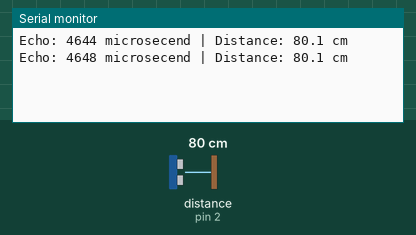
Recording of a sketch running on a simulated Arduino Uno, built with avr-gcc and run on an emulated ATmega328P. Parts: the last lines printed to the serial monitor. Wiring (inferred from the names in the program): ultrasonic range finder: trigger pin 7; echo pin 2. The inputs (shaded band) are chosen by the test bench; at power-on: distance to the obstacle (sensor on pin 2) 80 cm. The echo pulse lasts 58.3 µs per cm.

Above: at 1.2 s.
1.3 s: distance to the obstacle (sensor on pin 2) set to 2 cm
At 1.91 s:
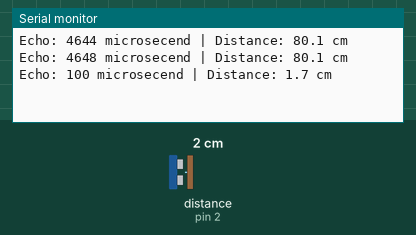
2.8 s: distance to the obstacle (sensor on pin 2) set to 4 cm
At 2.91 s:
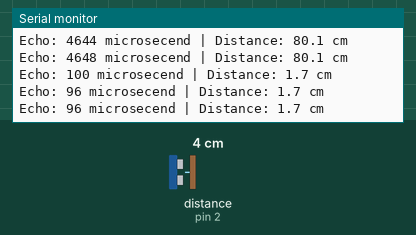
Timing chart, 0 to 5.8 s (numbered marks = the images above; inputs shaded):
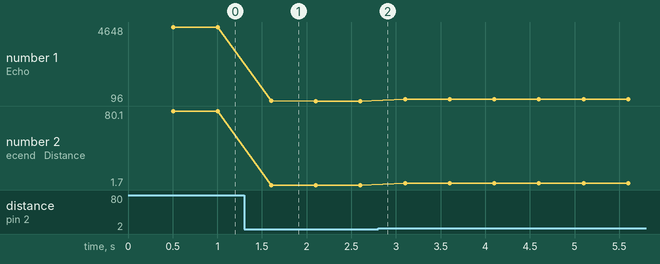

The sketch:

task3_sonar_reader.ino
```cpp
const byte trig_pin = 7;
const byte echo_pin = 2;

volatile unsigned long echostart = 0;
volatile unsigned long echoDuration = 0;
volatile bool measurementReady = false;

void echo_changed(){

  if(digitalRead(echo_pin)==HIGH){
    echostart = micros();
  }


  else{
    echoDuration = micros() - echostart;
    measurementReady = true;
  }
}


void setup() {
  Serial.begin(9600);


  pinMode(trig_pin, OUTPUT);
  pinMode(echo_pin, INPUT);

  digitalWrite(trig_pin,LOW);

  attachInterrupt(
    digitalPinToInterrupt(echo_pin),
    echo_changed,
    CHANGE
  );
}

void loop() {

  static unsigned long previoustrigger = 0;
  unsigned long now = millis();

  if(now - previoustrigger >=100){

    previoustrigger = now;

    digitalWrite(trig_pin, LOW);
    delayMicroseconds(2);

    digitalWrite(trig_pin, HIGH);
    delayMicroseconds(10);

    digitalWrite(trig_pin, LOW);


  }

  if(measurementReady){
    noInterrupts();

    unsigned long duration = echoDuration;
    measurementReady = false;

    interrupts();

    static unsigned long lastprint = 0;

    if(duration > 0 && millis() - lastprint >= 500){

      lastprint = millis();

      float distance =duration /58.0;

      Serial.print("Echo: ");
      Serial.print(duration);
      Serial.print(" microsecend | Distance: ");

      Serial.print(distance, 1);
      Serial.println(" cm");


    }
  }

}
```

Measured:
- after the input at 1.3 s, the serial monitor: prints a new line after 0.30 s (image 1)
- plotted number 1: 4648 → 96 after the input at 1.3 s, 96 → 212 after the input at 2.8 s
- plotted number 2: 80.1 → 1.7 after the input at 1.3 s, 1.7 → 3.7 after the input at 2.8 s
